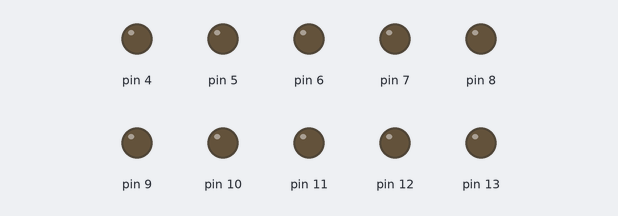
Simulated run of this sketch. Board: Arduino Uno, built with avr-gcc and run on an emulated ATmega328P. Parts: output pins drawn as LEDs (lit = HIGH).

Above: at 0.05 s.
At 1.4 s:
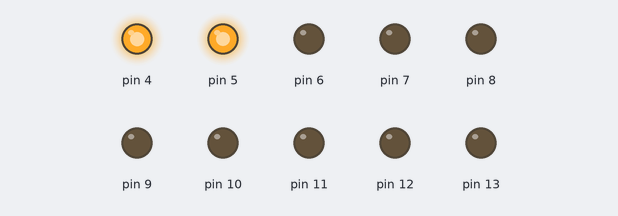
At 2.75 s:
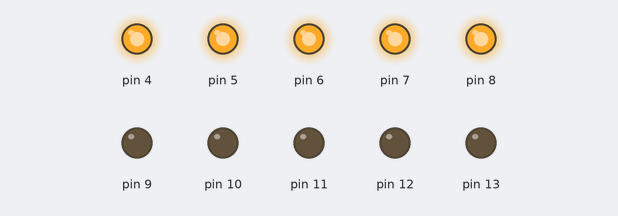
At 5.5 s:
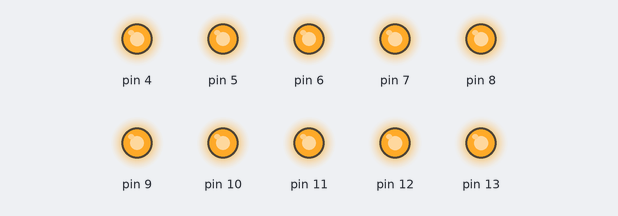
At 8.2 s:
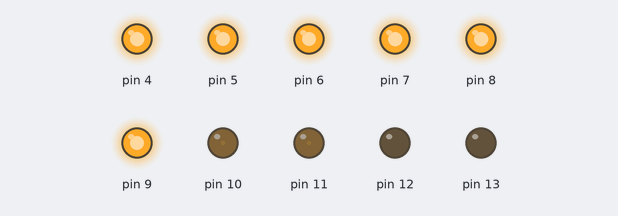
At 10.95 s:
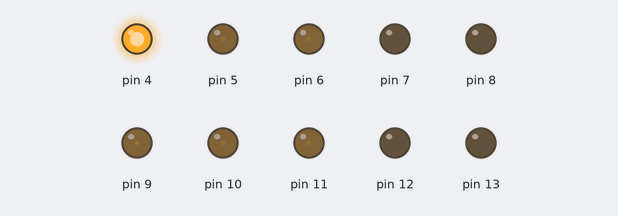
Timing chart, 0 to 15.9 s (numbered marks = the images above):
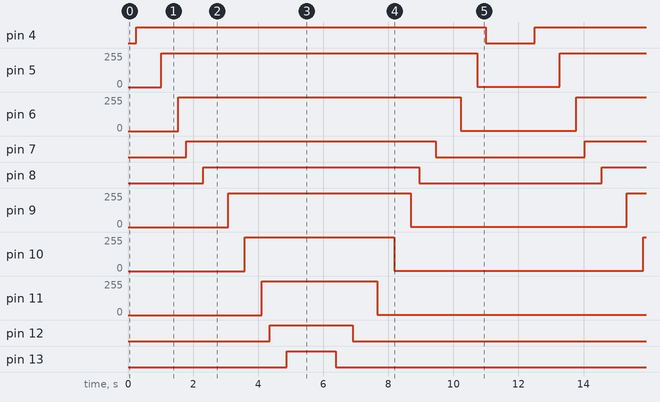

Measured:
- by itself, pin 4: alternates HIGH for 10.7 s and LOW for 1.5 s
- by itself, pin 5: alternates 254/255 for 9.7 s and 2/255 for 2.5 s
- by itself, pin 6: alternates 254/255 for 8.7 s and 2/255 for 3.6 s
- by itself, pin 7: alternates HIGH for 7.7 s and LOW for 4.6 s
- by itself, pin 8: alternates HIGH for 6.6 s and LOW for 5.6 s
- by itself, pin 9: alternates 254/255 for 5.6 s and 2/255 for 6.6 s
- by itself, pin 10: alternates 254/255 for 4.6 s and 2/255 for 7.7 s
- by itself, pin 11: alternates 254/255 for 3.6 s and 2/255 for 8.7 s

The sketch:

Blink_modfader.ino
```cpp
void setup() {
  pinMode(13, OUTPUT);
  pinMode(12, OUTPUT);
  pinMode(11, OUTPUT);
  pinMode(10, OUTPUT);
  pinMode(9, OUTPUT);
  pinMode(8, OUTPUT);
  pinMode(7, OUTPUT);
  pinMode(6, OUTPUT);
  pinMode(5, OUTPUT);
  pinMode(4, OUTPUT);
}

void loop() {

  int totalwait = 2;

  for (int i=4;i<14;i++)
  {
    shineup(i,totalwait);
  }

  delay(1000);

  for (int i=13;i>3;i--)
  {
    fade(i,totalwait);
  }

  delay(1000);
}


void blink(int portnum, int delayt)
{
  digitalWrite(portnum, HIGH);
  delay(delayt);                       // wait for a second
  digitalWrite(portnum, LOW);
}

void shineup(int portnum, int delayt)
{
  for (int i=0; i<255; i++)
  {
    analogWrite(portnum,i);
    delay(delayt);
  }
}

void fade(int portnum, int delayt)
{
  for (int i=255; i>1; i--)
  {
    analogWrite(portnum,i);
    delay(delayt);
  }
}
```
